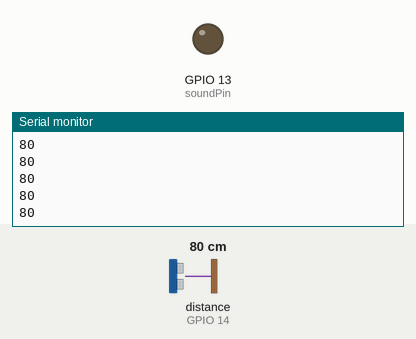
Simulated run of this sketch. Board: ESP32. Parts: output pins drawn as LEDs (lit = HIGH), the last lines printed to the serial monitor. Wiring (inferred from the names in the program): ultrasonic range finder: trigger GPIO 15; echo GPIO 14. The test bench sets the inputs (shaded band); at power-on: distance to the obstacle (sensor on GPIO 14) 80 cm. The echo pulse lasts 58.3 µs per cm; WiFi joins after 1.5 s; servers stay silent unless stated; the camera gives no picture; web services answer with replies made up by the test bench; pins used as bus, display or sensor lines are not drawn.

Above: at 3.0 s.
3.1 s: distance to the obstacle (sensor on GPIO 14) set to 33 cm
At 3.18 s:
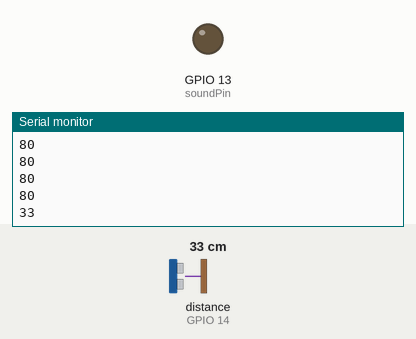
4.6 s: distance to the obstacle (sensor on GPIO 14) set to 29 cm
At 6.6 s:
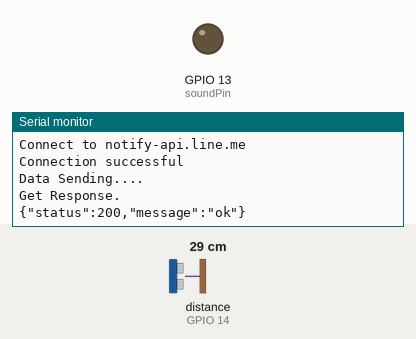
Timing chart, 0 to 8.1 s (numbered marks = the images above; inputs shaded):
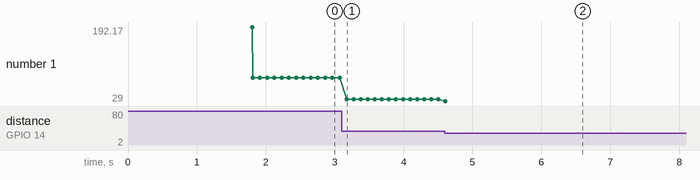

The sketch:

ESP32CAM_Line.ino
```cpp
//Modify from: ChungYi Fu, You could only send up to 50 images to Line Notify in one hour.
//The maximum size image is XGA(1024x768).

// Enter your WiFi ssid and password
const char* ssid     = "XXXXXXXX";   // 網路熱點名稱(請修改)
const char* password = "XXXXXXXX";   // 網路熱點密碼(請修改)
String myLineNotifyToken = "123456789009876543212azxccvb";  // Line Notify 權杖 請記得修改
int trigPin = 15;           // 請將超音波模組 Trig Pin 接  ESP32 CAM (GPIO15)
int echoPin = 14;           // 請將超音波模組 Echo Pin 接  ESP32 CAM (GPIO14)
int soundPin = 13;          // ESP32 CAM (GPIO13) 接到 ISD1820 P-E 腳位


#include <WiFi.h>
#include <WiFiClientSecure.h>
#include "soc/soc.h"
#include "soc/rtc_cntl_reg.h"
#include "esp_camera.h"
#define CAMERA_MODEL_AI_THINKER
#define PWDN_GPIO_NUM     32
#define RESET_GPIO_NUM    -1
#define XCLK_GPIO_NUM      0
#define SIOD_GPIO_NUM     26
#define SIOC_GPIO_NUM     27
#define Y9_GPIO_NUM       35
#define Y8_GPIO_NUM       34
#define Y7_GPIO_NUM       39
#define Y6_GPIO_NUM       36
#define Y5_GPIO_NUM       21
#define Y4_GPIO_NUM       19
#define Y3_GPIO_NUM       18
#define Y2_GPIO_NUM        5
#define VSYNC_GPIO_NUM    25
#define HREF_GPIO_NUM     23
#define PCLK_GPIO_NUM     22

String sendImage2LineNotify(String msg) {
  camera_fb_t * fb = NULL;
  fb = esp_camera_fb_get();//取得相機影像放置fb
  if (!fb) {
    delay(100);
    Serial.println("Camera capture failed, Reset");
    ESP.restart();
  }
  WiFiClientSecure client_tcp;//啟動SSL wificlient
  Serial.println("Connect to notify-api.line.me");
  if (client_tcp.connect("notify-api.line.me", 443)) {
    Serial.println("Connection successful");
    String head = "--Taiwan\r\nContent-Disposition: form-data; name=\"message\"; \r\n\r\n" + msg + "\r\n--Taiwan\r\nContent-Disposition: form-data; name=\"imageFile\"; filename=\"esp32-cam.jpg\"\r\nContent-Type: image/jpeg\r\n\r\n";
    String tail = "\r\n--Taiwan--\r\n";
    uint16_t imageLen = fb->len;
    uint16_t extraLen = head.length() + tail.length();
    uint16_t totalLen = imageLen + extraLen;
    //開始POST傳送訊息
    client_tcp.println("POST /api/notify HTTP/1.1");
    client_tcp.println("Connection: close");
    client_tcp.println("Host: notify-api.line.me");
    client_tcp.println("Authorization: Bearer " + myLineNotifyToken);
    client_tcp.println("Content-Length: " + String(totalLen));
    client_tcp.println("Content-Type: multipart/form-data; boundary=Taiwan");
    client_tcp.println();
    client_tcp.print(head);
    uint8_t *fbBuf = fb->buf;
    size_t fbLen = fb->len;
    Serial.println("Data Sending....");
    //照片，分段傳送
    for (size_t n = 0; n < fbLen; n = n + 2048) {
      if (n + 2048 < fbLen) {
        client_tcp.write(fbBuf, 2048);
        fbBuf += 2048;
      } else if (fbLen % 2048 > 0) {
        size_t remainder = fbLen % 2048;
        client_tcp.write(fbBuf, remainder);
      }
    }
    client_tcp.print(tail);
    client_tcp.println();
    String getResponse = "", Feedback = "";
    boolean state = false;
    int waitTime = 3000;   // 依據網路調整等候時間，3000代表，最多等3秒
    long startTime = millis();
    delay(1000);
    Serial.print("Get Response");
    while ((startTime + waitTime) > millis())    {
      Serial.print(".");
      delay(100);
      bool jobdone=false;
      while (client_tcp.available())
      {//當有收到回覆資料時
        jobdone=true;
        char c = client_tcp.read();
        if (c == '\n')
        {
          if (getResponse.length() == 0) state = true;
          getResponse = "";
        }
        else if (c != '\r')
          getResponse += String(c);
        if (state == true) Feedback += String(c);
        startTime = millis();
      }
      if (jobdone) break;
    }
    client_tcp.stop();
    esp_camera_fb_return(fb);//清除緩衝區
    return Feedback;
  }
  else {
    esp_camera_fb_return(fb);
    return "Send failed.";
  }

}

void setup() {
  Serial.begin(115200);
  //初始化相機結束
  camera_config_t config;
  config.ledc_channel = LEDC_CHANNEL_0;
  config.ledc_timer = LEDC_TIMER_0;
  config.pin_d0 = Y2_GPIO_NUM;
  config.pin_d1 = Y3_GPIO_NUM;
  config.pin_d2 = Y4_GPIO_NUM;
  config.pin_d3 = Y5_GPIO_NUM;
  config.pin_d4 = Y6_GPIO_NUM;
  config.pin_d5 = Y7_GPIO_NUM;
  config.pin_d6 = Y8_GPIO_NUM;
  config.pin_d7 = Y9_GPIO_NUM;
  config.pin_xclk = XCLK_GPIO_NUM;
  config.pin_pclk = PCLK_GPIO_NUM;
  config.pin_vsync = VSYNC_GPIO_NUM;
  config.pin_href = HREF_GPIO_NUM;
  config.pin_sscb_sda = SIOD_GPIO_NUM;
  config.pin_sscb_scl = SIOC_GPIO_NUM;
  config.pin_pwdn = PWDN_GPIO_NUM;
  config.pin_reset = RESET_GPIO_NUM;
  config.xclk_freq_hz = 20000000;
  config.pixel_format = PIXFORMAT_JPEG;
  config.jpeg_quality = 10;  //10-63 lower number means higher quality
  config.fb_count = 2;
  config.frame_size = FRAMESIZE_VGA;// FRAMESIZE_ + UXGA|SXGA|XGA|SVGA|VGA|CIF|QVGA|HQVGA|QQVGA
  //Line notify don't accept bigger than SVGA
  esp_err_t err = esp_camera_init(&config);
  if (err != ESP_OK) {
    Serial.printf("Camera init failed with error 0x%x", err);
    delay(1000);
    ESP.restart();
  }
  //初始化相機結束，開始網路連線
  WiFi.mode(WIFI_STA);
  Serial.println("");
  Serial.print("Connecting to ");
  Serial.println(ssid);
  WiFi.begin(ssid, password);
  long int StartTime = millis();
  while (WiFi.status() != WL_CONNECTED) {
    delay(500);
    if ((StartTime + 10000) < millis()) break;
  }

  Serial.println("");
  Serial.println("IP address: ");
  Serial.println(WiFi.localIP());
  Serial.println("");
  if (WiFi.status() != WL_CONNECTED) {
    Serial.println("Reset");
    delay(1000);
    ESP.restart();//連線不成功，則重新開機
  }

  pinMode(trigPin, OUTPUT);        //Define inputs and outputs
  pinMode(echoPin, INPUT);
  pinMode(soundPin, OUTPUT);

}

void loop() {
  digitalWrite(trigPin, LOW);
  delayMicroseconds(5);
  digitalWrite(trigPin, HIGH);     // 給 Trig 高電位，持續 10微秒
  delayMicroseconds(10);
  digitalWrite(trigPin, LOW);
  long cm = pulseIn(echoPin, HIGH);   // 收到高電位時的時間
  cm = (cm / 2) / 29.1;       // 將時間換算成距離 cm 或 inch
  Serial.println(cm);
  if (cm <= 30) {
    digitalWrite(trigPin, HIGH);
    Serial.println("starting to Line");

    digitalWrite(soundPin, HIGH);  // 觸發語音播放模組
    delayMicroseconds(10);
    digitalWrite(soundPin, LOW);

    delay(100);

    String payload = sendImage2LineNotify("有人員異常侵入..."); // 觸發 Line 推播影像
    Serial.println(payload);
    delay(5000);
  }
  delay(100);  //You could only send up to 50 images to Line Notify in one hour.
}
```

Measured:
- the behaviour switches between 31 and 30 cm on distance to the obstacle (sensor on GPIO 14) (found by bisection; images 1 and 2)
- after the input at 3.1 s, the serial monitor: prints a new line after 0.07 s (image 1)
- after the input at 4.6 s, the serial monitor: prints a new line at once (image 2)
- plotted number 1: 80 → 33 after the input at 3.1 s, 33 → 29 after the input at 4.6 s
